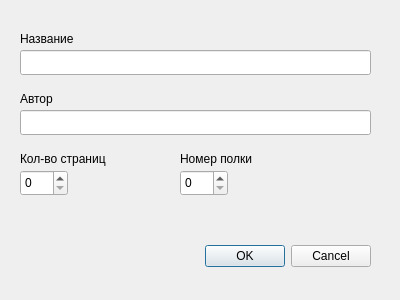
<?xml version="1.0" encoding="UTF-8"?>
<ui version="4.0">
 <class>Add_book_dialog</class>
 <widget class="QDialog" name="Add_book_dialog">
  <property name="geometry">
   <rect>
    <x>0</x>
    <y>0</y>
    <width>400</width>
    <height>300</height>
   </rect>
  </property>
  <property name="windowTitle">
   <string>Dialog</string>
  </property>
  <widget class="QDialogButtonBox" name="buttonBox">
   <property name="geometry">
    <rect>
     <x>30</x>
     <y>240</y>
     <width>341</width>
     <height>32</height>
    </rect>
   </property>
   <property name="orientation">
    <enum>Qt::Horizontal</enum>
   </property>
   <property name="standardButtons">
    <set>QDialogButtonBox::Cancel|QDialogButtonBox::Ok</set>
   </property>
  </widget>
  <widget class="QLabel" name="label">
   <property name="geometry">
    <rect>
     <x>20</x>
     <y>30</y>
     <width>67</width>
     <height>17</height>
    </rect>
   </property>
   <property name="text">
    <string>Название</string>
   </property>
  </widget>
  <widget class="QLabel" name="label_2">
   <property name="geometry">
    <rect>
     <x>20</x>
     <y>90</y>
     <width>67</width>
     <height>17</height>
    </rect>
   </property>
   <property name="text">
    <string>Автор</string>
   </property>
  </widget>
  <widget class="QLineEdit" name="le_author">
   <property name="geometry">
    <rect>
     <x>20</x>
     <y>110</y>
     <width>351</width>
     <height>25</height>
    </rect>
   </property>
  </widget>
  <widget class="QLineEdit" name="le_title">
   <property name="geometry">
    <rect>
     <x>20</x>
     <y>50</y>
     <width>351</width>
     <height>25</height>
    </rect>
   </property>
  </widget>
  <widget class="QSpinBox" name="sb_pages">
   <property name="geometry">
    <rect>
     <x>20</x>
     <y>170</y>
     <width>48</width>
     <height>26</height>
    </rect>
   </property>
  </widget>
  <widget class="QSpinBox" name="sb_shelf">
   <property name="geometry">
    <rect>
     <x>180</x>
     <y>170</y>
     <width>48</width>
     <height>26</height>
    </rect>
   </property>
  </widget>
  <widget class="QLabel" name="label_3">
   <property name="geometry">
    <rect>
     <x>20</x>
     <y>150</y>
     <width>121</width>
     <height>17</height>
    </rect>
   </property>
   <property name="text">
    <string>Кол-во страниц</string>
   </property>
  </widget>
  <widget class="QLabel" name="label_4">
   <property name="geometry">
    <rect>
     <x>180</x>
     <y>150</y>
     <width>101</width>
     <height>17</height>
    </rect>
   </property>
   <property name="text">
    <string>Номер полки</string>
   </property>
  </widget>
 </widget>
 <resources/>
 <connections>
  <connection>
   <sender>buttonBox</sender>
   <signal>accepted()</signal>
   <receiver>Add_book_dialog</receiver>
   <slot>accept()</slot>
   <hints>
    <hint type="sourcelabel">
     <x>248</x>
     <y>254</y>
    </hint>
    <hint type="destinationlabel">
     <x>157</x>
     <y>274</y>
    </hint>
   </hints>
  </connection>
  <connection>
   <sender>buttonBox</sender>
   <signal>rejected()</signal>
   <receiver>Add_book_dialog</receiver>
   <slot>reject()</slot>
   <hints>
    <hint type="sourcelabel">
     <x>316</x>
     <y>260</y>
    </hint>
    <hint type="destinationlabel">
     <x>286</x>
     <y>274</y>
    </hint>
   </hints>
  </connection>
 </connections>
</ui>
